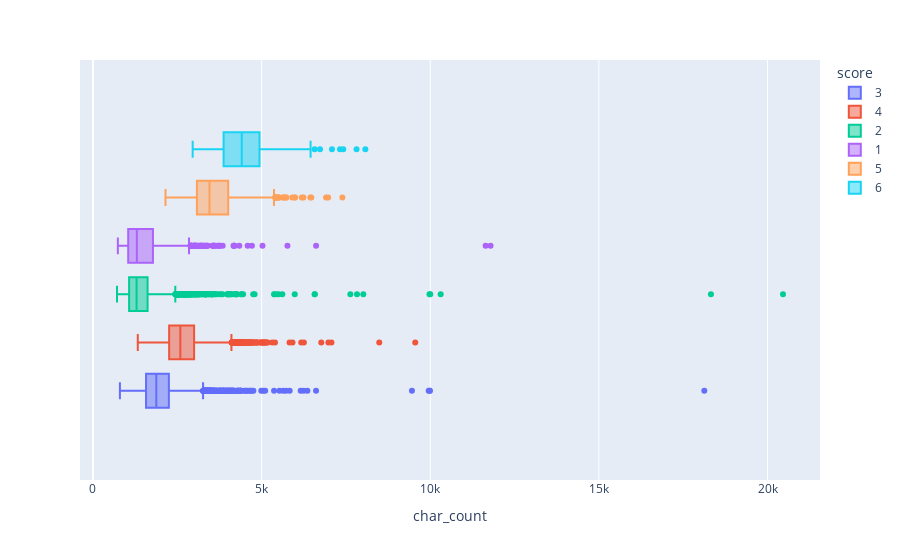

This figure's notebook cell:
### Markdown cell above
Max 20K length essays

### Code cell
px.box(
    train_df,
    x="char_count",
    color="score",
)

### Figure 1 — Plotly figure (JSON) as saved in the notebook; plotly's stock layout.template omitted (floating-point values rounded to 4 significant figures; data arrays with more than 128 entries replaced by an {"elided": "..."} marker saying what was removed)
{"data": [{"alignmentgroup": "True", "hovertemplate": "score=3<br>char_count=%{x}<extra></extra>", "legendgroup": "3", "marker": {"color": "#636efa"}, "name": "3", "notched": false, "offsetgroup": "3", "orientation": "h", "showlegend": true, "type": "box", "x": {"elided": "6280 int values"}, "x0": " ", "xaxis": "x", "y0": " ", "yaxis": "y"}, {"alignmentgroup": "True", "hovertemplate": "score=4<br>char_count=%{x}<extra></extra>", "legendgroup": "4", "marker": {"color": "#EF553B"}, "name": "4", "notched": false, "offsetgroup": "4", "orientation": "h", "showlegend": true, "type": "box", "x": {"elided": "3926 int values"}, "x0": " ", "xaxis": "x", "y0": " ", "yaxis": "y"}, {"alignmentgroup": "True", "hovertemplate": "score=2<br>char_count=%{x}<extra></extra>", "legendgroup": "2", "marker": {"color": "#00cc96"}, "name": "2", "notched": false, "offsetgroup": "2", "orientation": "h", "showlegend": true, "type": "box", "x": {"elided": "4723 int values"}, "x0": " ", "xaxis": "x", "y0": " ", "yaxis": "y"}, {"alignmentgroup": "True", "hovertemplate": "score=1<br>char_count=%{x}<extra></extra>", "legendgroup": "1", "marker": {"color": "#ab63fa"}, "name": "1", "notched": false, "offsetgroup": "1", "orientation": "h", "showlegend": true, "type": "box", "x": {"elided": "1252 int values"}, "x0": " ", "xaxis": "x", "y0": " ", "yaxis": "y"}, {"alignmentgroup": "True", "hovertemplate": "score=5<br>char_count=%{x}<extra></extra>", "legendgroup": "5", "marker": {"color": "#FFA15A"}, "name": "5", "notched": false, "offsetgroup": "5", "orientation": "h", "showlegend": true, "type": "box", "x": {"elided": "970 int values"}, "x0": " ", "xaxis": "x", "y0": " ", "yaxis": "y"}, {"alignmentgroup": "True", "hovertemplate": "score=6<br>char_count=%{x}<extra></extra>", "legendgroup": "6", "marker": {"color": "#19d3f3"}, "name": "6", "notched": false, "offsetgroup": "6", "orientation": "h", "showlegend": true, "type": "box", "x": {"elided": "156 int values"}, "x0": " ", "xaxis": "x", "y0": " ", "yaxis": "y"}], "layout": {"boxmode": "group", "legend": {"title": {"text": "score"}, "tracegroupgap": 0}, "margin": {"t": 60}, "xaxis": {"anchor": "y", "domain": [0, 1], "title": {"text": "char_count"}}, "yaxis": {"anchor": "x", "domain": [0, 1]}}}
